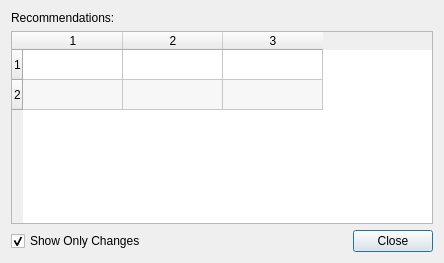
<?xml version="1.0" encoding="UTF-8"?>
<ui version="4.0">
 <class>focusAdvisorHelpDialog</class>
 <widget class="QDialog" name="focusAdvisorHelpDialog">
  <property name="geometry">
   <rect>
    <x>0</x>
    <y>0</y>
    <width>444</width>
    <height>263</height>
   </rect>
  </property>
  <property name="windowTitle">
   <string>Focus Advisor Help</string>
  </property>
  <layout class="QVBoxLayout" name="verticalLayout">
   <item>
    <widget class="QLabel" name="helpLabel">
     <property name="sizePolicy">
      <sizepolicy hsizetype="Preferred" vsizetype="Fixed">
       <horstretch>0</horstretch>
       <verstretch>0</verstretch>
      </sizepolicy>
     </property>
     <property name="text">
      <string>Recommendations:</string>
     </property>
    </widget>
   </item>
   <item>
    <widget class="QTableWidget" name="table">
     <property name="sizeAdjustPolicy">
      <enum>QAbstractScrollArea::AdjustToContents</enum>
     </property>
     <property name="editTriggers">
      <set>QAbstractItemView::NoEditTriggers</set>
     </property>
     <property name="alternatingRowColors">
      <bool>true</bool>
     </property>
     <property name="rowCount">
      <number>2</number>
     </property>
     <property name="columnCount">
      <number>3</number>
     </property>
     <attribute name="horizontalHeaderCascadingSectionResizes">
      <bool>false</bool>
     </attribute>
     <row/>
     <row/>
     <column/>
     <column/>
     <column/>
    </widget>
   </item>
   <item>
    <layout class="QHBoxLayout" name="horizontalLayout">
     <item>
      <widget class="QCheckBox" name="focusAdvHelpOnlyChanges">
       <property name="sizePolicy">
        <sizepolicy hsizetype="Preferred" vsizetype="Fixed">
         <horstretch>0</horstretch>
         <verstretch>0</verstretch>
        </sizepolicy>
       </property>
       <property name="toolTip">
        <string>Check to display only recommended changes</string>
       </property>
       <property name="text">
        <string>Show Only Changes</string>
       </property>
       <property name="checked">
        <bool>true</bool>
       </property>
      </widget>
     </item>
     <item>
      <widget class="QDialogButtonBox" name="buttonBox">
       <property name="orientation">
        <enum>Qt::Horizontal</enum>
       </property>
       <property name="standardButtons">
        <set>QDialogButtonBox::Close</set>
       </property>
      </widget>
     </item>
    </layout>
   </item>
  </layout>
 </widget>
 <resources/>
 <connections>
  <connection>
   <sender>buttonBox</sender>
   <signal>accepted()</signal>
   <receiver>focusAdvisorHelpDialog</receiver>
   <slot>accept()</slot>
   <hints>
    <hint type="sourcelabel">
     <x>248</x>
     <y>254</y>
    </hint>
    <hint type="destinationlabel">
     <x>157</x>
     <y>274</y>
    </hint>
   </hints>
  </connection>
  <connection>
   <sender>buttonBox</sender>
   <signal>rejected()</signal>
   <receiver>focusAdvisorHelpDialog</receiver>
   <slot>reject()</slot>
   <hints>
    <hint type="sourcelabel">
     <x>316</x>
     <y>260</y>
    </hint>
    <hint type="destinationlabel">
     <x>286</x>
     <y>274</y>
    </hint>
   </hints>
  </connection>
 </connections>
</ui>
